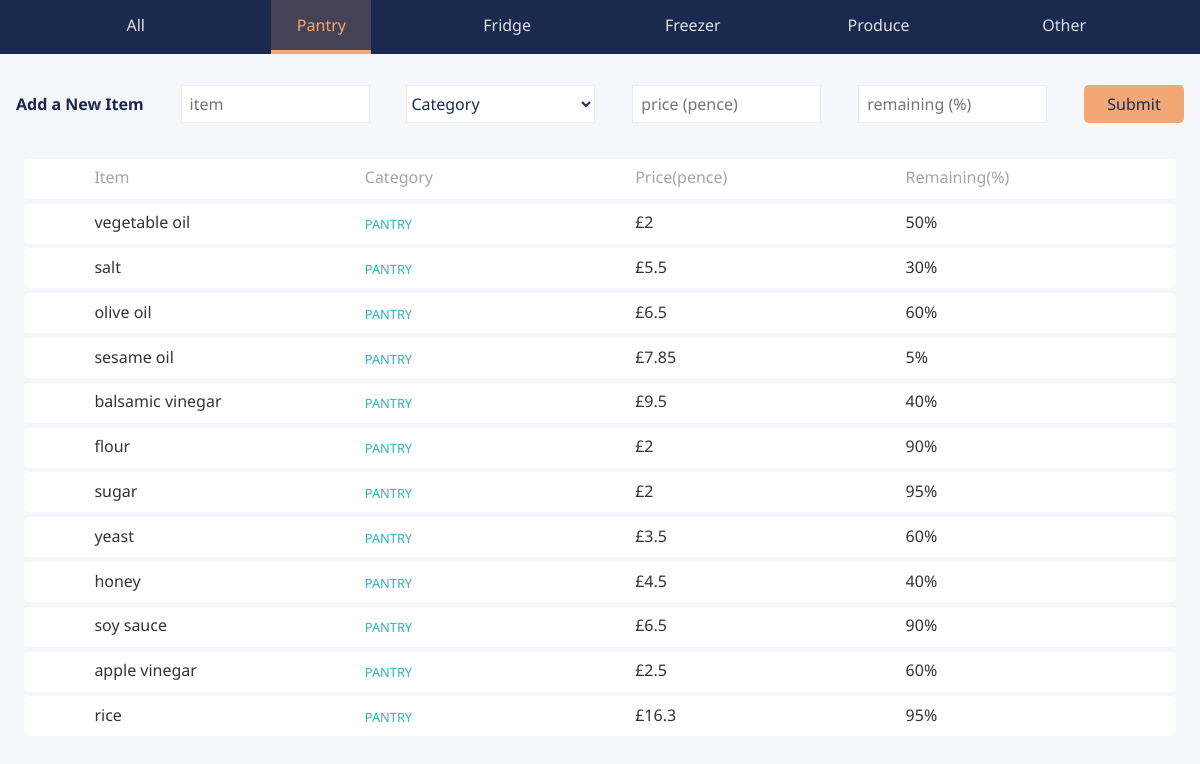
The page /index.php?category=pantry on the database its author committed.
### tables this page shows
CREATE TABLE `grocery_item` (
  `id` int(11) unsigned NOT NULL AUTO_INCREMENT,
  `item` varchar(255) NOT NULL DEFAULT '',
  `category` enum('PANTRY','FRIDGE','FREEZER','PRODUCE','OTHER') NOT NULL,
  `price` int(11) unsigned NOT NULL,
  `remaining` int(11) unsigned NOT NULL,
  PRIMARY KEY (`id`)
);

### functions.php (the view, shortened to what this page needs)
<?php
function getData(PDO $db, string $request):array {
    $db->setAttribute(
        PDO::ATTR_DEFAULT_FETCH_MODE,
        PDO::FETCH_ASSOC
    );
    $sql = $db->prepare($request);
    $sql->execute();
    $groceryItems = $sql->fetchAll();
    return $groceryItems;
}
function generateRequest(string $filter = 'all'):string {
    $requestFilters = '';
    if ($filter !== 'all') {
        $requestFilters = ' WHERE `category` = "' . $filter . '";';
    }
    $request = 'SELECT `item`, `category`, `price`, `remaining` FROM `grocery_item`'.$requestFilters;
    return $request;
}
function processData(array $groceryItems):string {
    $itemRow= '';
    foreach($groceryItems as $item) {
        $itemRow .= '<div class="item-row"><ul><li><span>Item</span>' . $item['item'] . '</li><li class="' .$item["category"] . '-row">' . $item['category'] . '</li><li><span>Price(£)</span>£' . $item['price']/100 . '</li><li><span>Remaining(%)</span>' . $item['remaining'] . '%</li></ul></div>';
    }
    return $itemRow;
}
function currentFilter(string $category):string {
    switch($category) {
        case 'pantry':
            return ("<li><a class=\"all\" href=\"index.php?category=all\">All</a></li>
        <li><a class=\"pantry current\" href=\"index.php?category=pantry\">Pantry</a></li>
        <li><a class=\"fridge\" href=\"index.php?category=fridge\">Fridge</a></li>
        <li><a class=\"freezer\" href=\"index.php?category=freezer\">Freezer</a></li>
        <li><a class=\"produce\" href=\"index.php?category=produce\">Produce</a></li>
        <li><a class=\"other\" href=\"index.php?category=other\">Other</a></li>");
        break;
    }
}

### styles/styles.css (style rules this page uses)
* { box-sizing: border-box; padding: 0; list-style: none; }
body { font-family: 'Noto Sans', sans-serif; background: #f5f7fb; }
a { text-decoration: none; }
ul { margin: 0; }
header ul li a { display: inline-block; width: 100px; text-align: center; padding: 1rem 0.5rem; color: #e0e0e0; }
div ul, header ul { display: -webkit-box; display: -moz-box; display: -ms-flexbox; display: -webkit-flex; display: flex; -ms-flex-direction: row; -webkit-flex-direction: row; flex-direction: row; -ms-flex-pack: justify; -webkit-justify-content: space-between; justify-content: space-evenly; }
div ul li { width: 200px; }
.data-table-heading, .item-row { color: rgb(168, 164, 165); background: #fff; height: 40px; margin: 0.3rem 0; padding: 0.6rem 0; -webkit-border-radius: 0.3rem; -moz-border-radius: 0.3rem; border-radius: 0.3rem; }
.item-row { color: #333; }
.current { background: rgba(243,167,116, 0.2); color: #F3A774; border-bottom: 4px solid #F3A774; }
.PANTRY-row, .FRIDGE-row, .FREEZER-row, .PRODUCE-row, .OTHER-row { font-size: 0.8rem; line-height: 1.4rem; }
.PANTRY-row { color: rgb(44, 178, 192); }

### rows shown on the page
grocery_item: item "vegetable oil", category "PANTRY", $item['price']/100 "2", remaining "50"
grocery_item: item "salt", category "PANTRY", $item['price']/100 "5.5", remaining "30"
grocery_item: item "olive oil", category "PANTRY", $item['price']/100 "6.5", remaining "60"
grocery_item: item "sesame oil", category "PANTRY", $item['price']/100 "7.85", remaining "5"
grocery_item: item "balsamic vinegar", category "PANTRY", $item['price']/100 "9.5", remaining "40"
grocery_item: item "flour", category "PANTRY", $item['price']/100 "2", remaining "90"
grocery_item: item "sugar", category "PANTRY", $item['price']/100 "2", remaining "95"
grocery_item: item "yeast", category "PANTRY", $item['price']/100 "3.5", remaining "60"
grocery_item: item "honey", category "PANTRY", $item['price']/100 "4.5", remaining "40"
grocery_item: item "soy sauce", category "PANTRY", $item['price']/100 "6.5", remaining "90"
grocery_item: item "apple vinegar", category "PANTRY", $item['price']/100 "2.5", remaining "60"
grocery_item: item "rice", category "PANTRY", $item['price']/100 "16.3", remaining "95"
